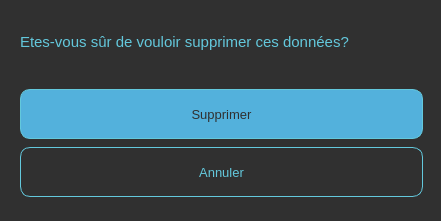
<?xml version="1.0" encoding="UTF-8"?>
<ui version="4.0">
 <class>CoursDialog</class>
 <widget class="QDialog" name="CoursDialog">
  <property name="geometry">
   <rect>
    <x>0</x>
    <y>0</y>
    <width>441</width>
    <height>221</height>
   </rect>
  </property>
  <property name="minimumSize">
   <size>
    <width>441</width>
    <height>221</height>
   </size>
  </property>
  <property name="maximumSize">
   <size>
    <width>443</width>
    <height>221</height>
   </size>
  </property>
  <property name="windowTitle">
   <string>Dialog</string>
  </property>
  <property name="styleSheet">
   <string notr="true">border-radius:10px; 
background-color:#303030;
</string>
  </property>
  <layout class="QVBoxLayout" name="verticalLayout_3">
   <item>
    <widget class="QFrame" name="frame_2">
     <property name="minimumSize">
      <size>
       <width>421</width>
       <height>61</height>
      </size>
     </property>
     <property name="maximumSize">
      <size>
       <width>421</width>
       <height>61</height>
      </size>
     </property>
     <property name="frameShape">
      <enum>QFrame::StyledPanel</enum>
     </property>
     <property name="frameShadow">
      <enum>QFrame::Raised</enum>
     </property>
     <layout class="QVBoxLayout" name="verticalLayout_2">
      <item>
       <widget class="QLabel" name="label">
        <property name="font">
         <font>
          <pointsize>11</pointsize>
         </font>
        </property>
        <property name="styleSheet">
         <string notr="true">color: #63C8DC;</string>
        </property>
        <property name="text">
         <string>Etes-vous sûr de vouloir supprimer ces données?</string>
        </property>
       </widget>
      </item>
     </layout>
    </widget>
   </item>
   <item>
    <widget class="QFrame" name="frame">
     <property name="minimumSize">
      <size>
       <width>421</width>
       <height>131</height>
      </size>
     </property>
     <property name="maximumSize">
      <size>
       <width>421</width>
       <height>131</height>
      </size>
     </property>
     <property name="frameShape">
      <enum>QFrame::StyledPanel</enum>
     </property>
     <property name="frameShadow">
      <enum>QFrame::Raised</enum>
     </property>
     <layout class="QVBoxLayout" name="verticalLayout">
      <item>
       <widget class="QPushButton" name="supBtn">
        <property name="minimumSize">
         <size>
          <width>120</width>
          <height>50</height>
         </size>
        </property>
        <property name="maximumSize">
         <size>
          <width>16777215</width>
          <height>16777215</height>
         </size>
        </property>
        <property name="font">
         <font>
          <pointsize>10</pointsize>
         </font>
        </property>
        <property name="styleSheet">
         <string notr="true">
QPushButton {
color: rgb(48, 48, 48);
	background-color: rgb(83, 177, 220);
border-radius:10px;
border: 1px solid #63C8DC;
}
</string>
        </property>
        <property name="text">
         <string>Supprimer</string>
        </property>
       </widget>
      </item>
      <item>
       <widget class="QPushButton" name="cancelBtn">
        <property name="minimumSize">
         <size>
          <width>120</width>
          <height>50</height>
         </size>
        </property>
        <property name="maximumSize">
         <size>
          <width>16777215</width>
          <height>16777215</height>
         </size>
        </property>
        <property name="font">
         <font>
          <pointsize>10</pointsize>
         </font>
        </property>
        <property name="styleSheet">
         <string notr="true">QPushButton {
color: #63C8DC;
background-color: #303030;
border-radius:10px;
border: 1px solid #63C8DC;
}
</string>
        </property>
        <property name="text">
         <string>Annuler</string>
        </property>
       </widget>
      </item>
     </layout>
    </widget>
   </item>
  </layout>
 </widget>
 <resources/>
 <connections/>
</ui>
